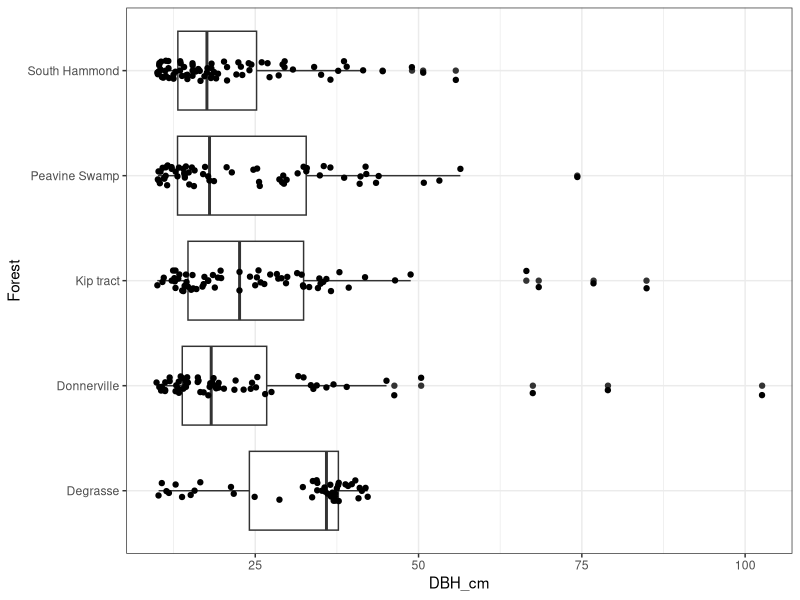
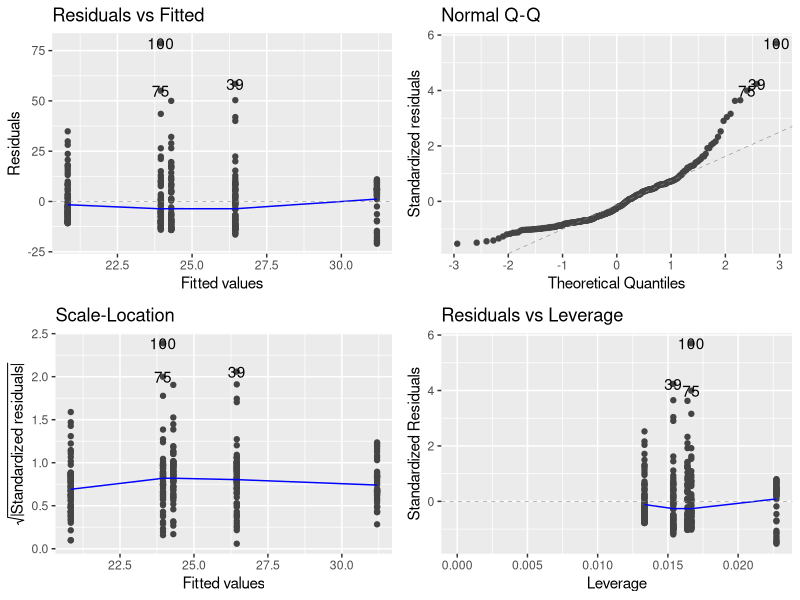

The R source for these figures, in order:
## ---- chunk 1
rm(list = ls())
library(tidyverse)
library(here)
library(ggfortify)
## ---- chunk 2
tree_dbh <- read.csv(here("data", "Forest_Tree_DBH_F21.csv"))
glimpse(tree_dbh)

tree_dbh$Forest <- as.factor(tree_dbh$Forest)
tree_dbh$Quadrant <- as.factor(tree_dbh$Quadrant)
tree_dbh$Date <- dmy(tree_dbh$Date)
## ---- chunk 3
ggplot(tree_dbh, aes(x = Forest, y = DBH_cm))+
  geom_boxplot()+
  geom_jitter(width = 0.1)+
  theme_bw()+
  coord_flip()
## ---- chunk 4
tree_model <- lm(DBH_cm ~ Forest, tree_dbh)

autoplot(tree_model)
## ---- chunk 5
anova(tree_model)

summary(tree_model)
## ---- chunk 6
library(multcomp)
## ---- chunk 7
phc1 <- glht(tree_model, linfct = mcp(Forest = "Tukey"))
summary(phc1)

cld(phc1)
